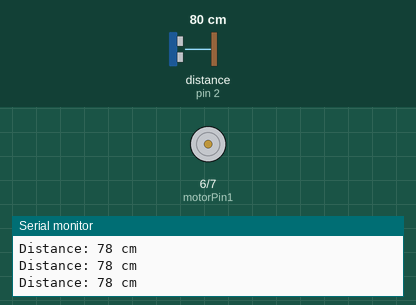
Simulated run of this sketch. Board: Arduino Uno, built with avr-gcc and run on an emulated ATmega328P. On the bench: motor-driver pin pairs drawn as motors (green arrow = first pin HIGH = forward, orange = second pin HIGH = backward, longer = more drive), the last lines printed to the serial monitor. Wiring (inferred from the names in the program): ultrasonic range finder: trigger pin 3; echo pin 2. Inputs (shaded band) come from the test bench; at power-on: distance to the obstacle (sensor on pin 2) 80 cm. The echo pulse lasts 58.3 µs per cm.

Above: at 1.2 s.
1.3 s: distance to the obstacle (sensor on pin 2) set to 99 cm
4.3 s: distance to the obstacle (sensor on pin 2) set to 105 cm
At 4.6 s:
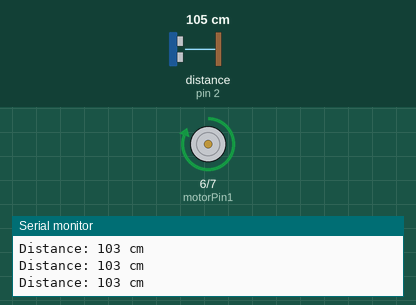
7.3 s: distance to the obstacle (sensor on pin 2) set to 2 cm
At 7.49 s:
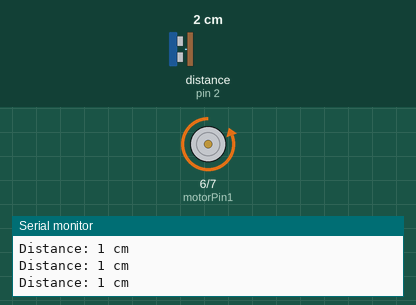
9.1 s: distance to the obstacle (sensor on pin 2) set to 120 cm
At 9.5 s:
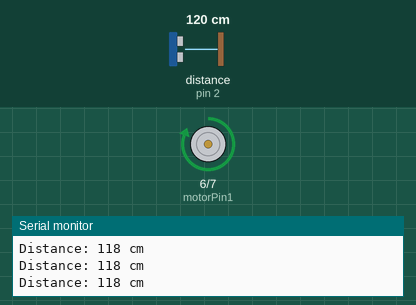
Timing chart, 0 to 13.1 s (numbered marks = the images above; inputs shaded):
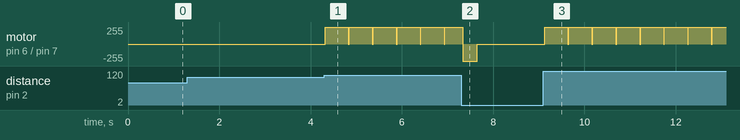

The sketch:

simulation_file.ino
```cpp
// define constants
const byte echoPin = 2; // attach pin D2 Arduino to pin Echo of HC-SR04
const byte trigPin = 3; //attach pin D3 Arduino to pin Trig of HC-SR04
const byte motorPin1 = 6; //motor pin 1
const byte motorPin2 = 7; //motor pin 2

const unsigned long heightDam = 200; //height of the dam in cm
const unsigned long openHeight = 100; //height to open the gate
const unsigned long closeHeight = 50; //height to close the gate

const unsigned long openTime = 500;  //time to open gate in ms
const unsigned long closeTime = 300; //time to close gate in ms

const double windSpeed = 0.034; // speed of wind cm/us

//defines variables
long duration; //variable for the duration of sound wave travel
int distance; //variable for the distance measurement

float openTik = -1;
float openTok = -1;

float closeTik = -1;
float closeTok = -1;

bool isOpen = false; //gate is open or not

void setup() {
  pinMode(trigPin, OUTPUT); // Sets the trigPin as an OUTPUT
  pinMode(echoPin, INPUT); // Sets the echoPin as an INPUT
  pinMode(motorPin1, OUTPUT);
  pinMode(motorPin2, OUTPUT);
  Serial.begin(9600); // Serial Communication is starting with 9600 of baudrate speed
  Serial.println("Ultrasonic Sensor HC-SR04 Test"); // print some text in Serial Monitor
  Serial.println("with Arduino UNO R3");
}
void loop() {
  // Clears the trigPin condition
  digitalWrite(trigPin, LOW);
  delayMicroseconds(2);
  // Sets the trigPin HIGH (ACTIVE) for 10 microseconds
  digitalWrite(trigPin, HIGH);
  delayMicroseconds(10);
  digitalWrite(trigPin, LOW);
  // Reads the echoPin, returns the sound wave travel time in microseconds
  duration = pulseIn(echoPin, HIGH);
  // Calculating the distance
  distance = duration * windSpeed / 2; // Speed of sound wave divided by 2 (go and back)
  // Displays the distance on the Serial Monitor
  Serial.print("Distance: ");
  Serial.print(distance);
  Serial.println(" cm");
  // Motor
  if(distance>=openHeight){
    if (openTik==-1){
      openTik = millis();
    }
    openTok = millis();
    if (openTok - openTik < openTime){
      open();
      isOpen = true;
    }
    else{
      stop();
      openTik = -1;
      openTok = -1;
    }
  }
  else if(distance<=closeHeight && isOpen){
    if (closeTik==-1){
      closeTik = millis();
    }
    closeTok = millis();
    if (closeTok - closeTik < closeTime){
      close();
    }
    else{
      stop();
      closeTik = -1;
      closeTok = -1;
      isOpen = false;
    }
  }
  else{
    stop();
    openTik = -1;
    openTok = -1;
    closeTik = -1;
    closeTok = -1;
  }
}

void open(){
  digitalWrite(motorPin1,HIGH);
  digitalWrite(motorPin2,LOW);
}

void close(){
  digitalWrite(motorPin1,LOW);
  digitalWrite(motorPin2,HIGH);
}

void stop(){
  digitalWrite(motorPin1,LOW);
  digitalWrite(motorPin2,LOW);
}
```

Measured:
- the behaviour switches between 101 and 102 cm on distance to the obstacle (sensor on pin 2) (found by bisection; images 0 and 1)
- after the input at 4.3 s, motor on pin 6 (motorPin1) / pin 7 (motorPin2): alternates forward 255/255 for 0.51 s and stopped for 0.02 s, starting at once
- after the input at 9.1 s, motor on pin 6 (motorPin1) / pin 7 (motorPin2): alternates forward 255/255 for 0.51 s and stopped for 0.02 s, starting at once
